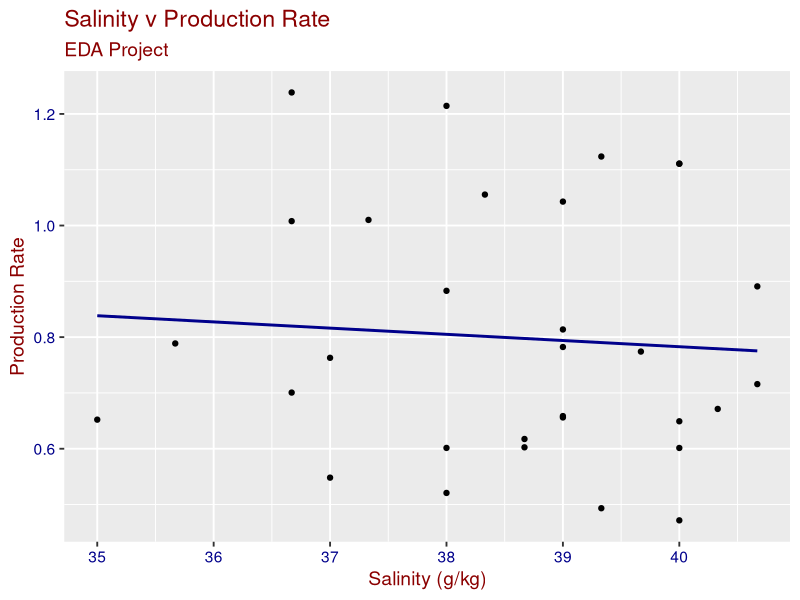

The R source for this figure:
## ---- chunk 1
#loading in necessary packages
library(tidyverse)
library(here)
library(lubridate)

#checked directory
here()

#create and set theme
mytheme <- theme_grey(base_size = 14) +
  theme(axis.title = element_text(colour = "darkred"),
        title = element_text(colour = "darkred"),
        axis.text = element_text(colour = "darkblue"))
theme_set(mytheme)
## ---- chunk 2
#read in the temp/salinity data
temp_sal <- read.csv(here("./Data/Raw/Temperature-Salinity.csv"), stringsAsFactors = TRUE)

#set date column as date
temp_sal$date <- as.Date(temp_sal$date)

#read in production rate  data
prod_rates <- read.csv(here("./Data/Raw/Seagrass-production-rates.csv"), stringsAsFactors = TRUE)

#set date column as date
prod_rates$date <- as.Date(prod_rates$date)
## ---- chunk 3
#filtered out the reference treatment only
#omitted any NAs
temp_sal_clean <- temp_sal %>%
  filter(treatment == "reference") %>%
  na.omit()

#selected the desired columns 
#filtered out just the reference treatment
#calculated the mean mass growth
#omitted any NAs
prod_rates_clean <- prod_rates %>%
  select("treatment", "date", "exp_week", "gr_mass") %>%
  filter(treatment == "reference") %>%
  group_by(date) %>%
  summarise(meangrowth = mean(gr_mass), exp_week = median(exp_week)) %>%
  mutate(treatment = "reference") %>%
  na.omit()
## ---- chunk 4
#joined the salinity and production rate data frames together by the experiment week
joined <- left_join(x = prod_rates_clean, y = temp_sal_clean, join_by(exp_week ==exp_week, treatment ==treatment))

#set date column as date
joined$date.x <- as.Date(joined$date.x)
## ---- chunk 5
#plotted salinity by production rate
ggplot(joined, aes(y = meangrowth, x = salinity)) +
  geom_point() +
  geom_smooth(method = "lm", se = FALSE, color = "darkblue") +
  labs(y = "Production Rate", x = "Salinity (g/kg)", 
       title = "Salinity v Production Rate",
       subtitle = "EDA Project")
## ---- chunk 6
#ran linear regression
sal_prod_regression <- 
  lm(data = joined, salinity ~ meangrowth)
summary(sal_prod_regression)
